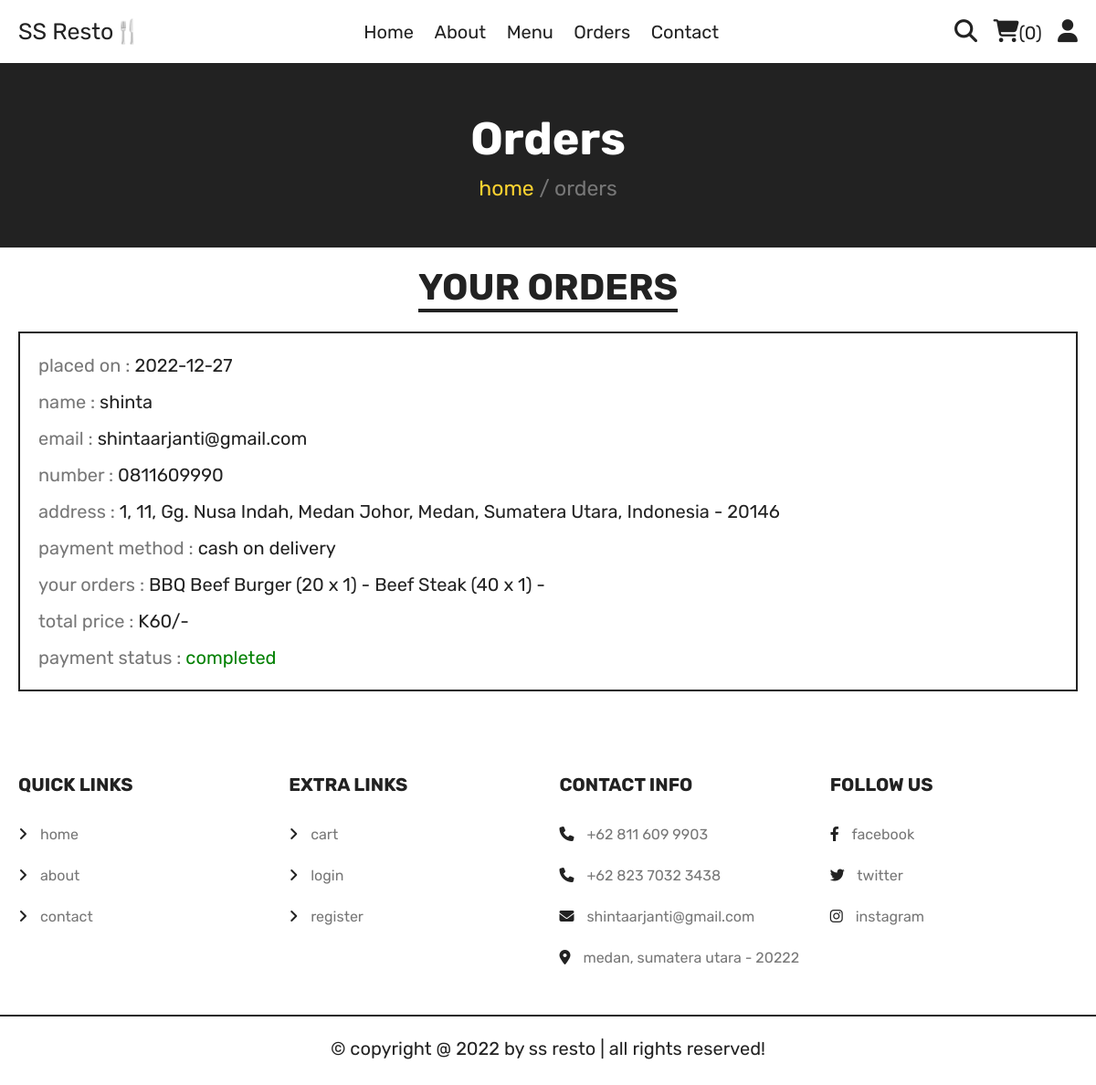
Screenshot of /orders.php (signed in) with the database file from the repository.
### tables this page shows
CREATE TABLE `orders` (
  `id` int(100) NOT NULL,
  `user_id` int(100) NOT NULL,
  `name` varchar(20) NOT NULL,
  `number` varchar(10) NOT NULL,
  `email` varchar(50) NOT NULL,
  `method` varchar(50) NOT NULL,
  `address` varchar(500) NOT NULL,
  `total_products` varchar(1000) NOT NULL,
  `total_price` int(100) NOT NULL,
  `placed_on` date NOT NULL DEFAULT current_timestamp(),
  `payment_status` varchar(20) NOT NULL DEFAULT 'pending'
);

### orders.php (the view, shortened to what this page needs)
<?php
   include 'components/connect.php';
   if(isset($_SESSION['user_id'])){
      $user_id = $_SESSION['user_id'];
   }else{
      $user_id = '';
      header('location:home.php');
   };
?>
<!DOCTYPE html>
<html lang="en">
<head>
   <link rel="stylesheet" href="https://cdnjs.cloudflare.com/ajax/libs/font-awesome/6.2.1/css/all.min.css">
   <link rel="stylesheet" href="css/style.css">
</head>
<body>
<?php include 'components/user_header.php'; ?>
<div class="heading">
   <h3>orders</h3>
   <p><a href="html.php">home</a> <span> / orders</span></p>
</div>
   <section class="orders">
      <h1 class="title">your orders</h1>
      <div class="box-container">
      <?php
         if($user_id == ''){
            echo '<p class="empty">please login to see your orders</p>';
         }else{
            $select_orders = $conn->prepare("SELECT * FROM `orders` WHERE user_id = ?");
            $select_orders->execute([$user_id]);
            if($select_orders->rowCount() > 0){
               while($fetch_orders = $select_orders->fetch(PDO::FETCH_ASSOC)){
      ?>
      <div class="box">
         <p>placed on : <span><?= $fetch_orders['placed_on']; ?></span></p>
         <p>name : <span><?= $fetch_orders['name']; ?></span></p>
         <p>email : <span><?= $fetch_orders['email']; ?></span></p>
         <p>number : <span><?= $fetch_orders['number']; ?></span></p>
         <p>address : <span><?= $fetch_orders['address']; ?></span></p>
         <p>payment method : <span><?= $fetch_orders['method']; ?></span></p>
         <p>your orders : <span><?= $fetch_orders['total_products']; ?></span></p>
         <p>total price : <span>K<?= $fetch_orders['total_price']; ?>/-</span></p>
         <p> payment status : <span style="color:<?php if($fetch_orders['payment_status'] == 'pending'){ echo 'red'; }else{ echo 'green'; }; ?>"><?= $fetch_orders['payment_status']; ?></span> </p>
      </div>
      <?php
         }
         }else{
            echo '<p class="empty">no orders placed yet!</p>';
         }
         }
      ?>
      </div>
   </section>
<?php include 'components/footer.php'; ?>
</body>
</html>

### css/style.css (style rules this page uses)
:root { --yellow:#fed330; --red:#e74c3c; --white:#fff; --black:#222; --light-color:#777; --border:.2rem solid var(--black); }
* { font-family: 'Rubik', sans-serif; margin:0; padding:0; box-sizing: border-box; outline: none; border: none; text-decoration: none; }
html { font-size: 62.5%; overflow-x: hidden; scroll-behavior: smooth; stop-opacity: 7rem; }
section { margin:0 auto; max-width: 1200px; padding:2rem; }
.title { text-align: center; margin-bottom: 2.5rem; font-size: 4rem; color:var(--black); text-transform: uppercase; text-decoration: underline; text-underline-offset: 1rem; }
.heading { display: flex; align-items: center; justify-content: center; gap:1rem; flex-flow: column; background-color: var(--black); min-height: 20rem; }
.heading h3 { font-size: 5rem; color:var(--white); text-transform: capitalize; }
.heading p { font-size: 2.3rem; color:var(--light-color); }
.heading p a { color:var(--yellow); }
.orders .box-container { display: flex; flex-wrap: wrap; gap:1.5rem; align-items: flex-start; }
.orders .box-container .box { padding:1rem 2rem; border:var(--border); flex:1 1 40rem; }
.orders .box-container .box p { line-height: 1.5; margin:1rem 0; font-size: 2rem; color:var(--light-color); }
.orders .box-container .box p span { color:var(--black); }

### rows the page displays
orders: placed_on "2022-12-27", name "shinta", email "shintaarjanti@gmail.com", number "0811609990", address "1, 11, Gg. Nusa Indah, Medan Johor, Medan, Sumatera Utara, Indonesia - 20146", method "cash on delivery", total_products "BBQ Beef Burger (20 x 1) - Beef Steak (40 x 1) -", total_price "60", payment_status "completed"

### other values shown
$total_cart_items "0"
